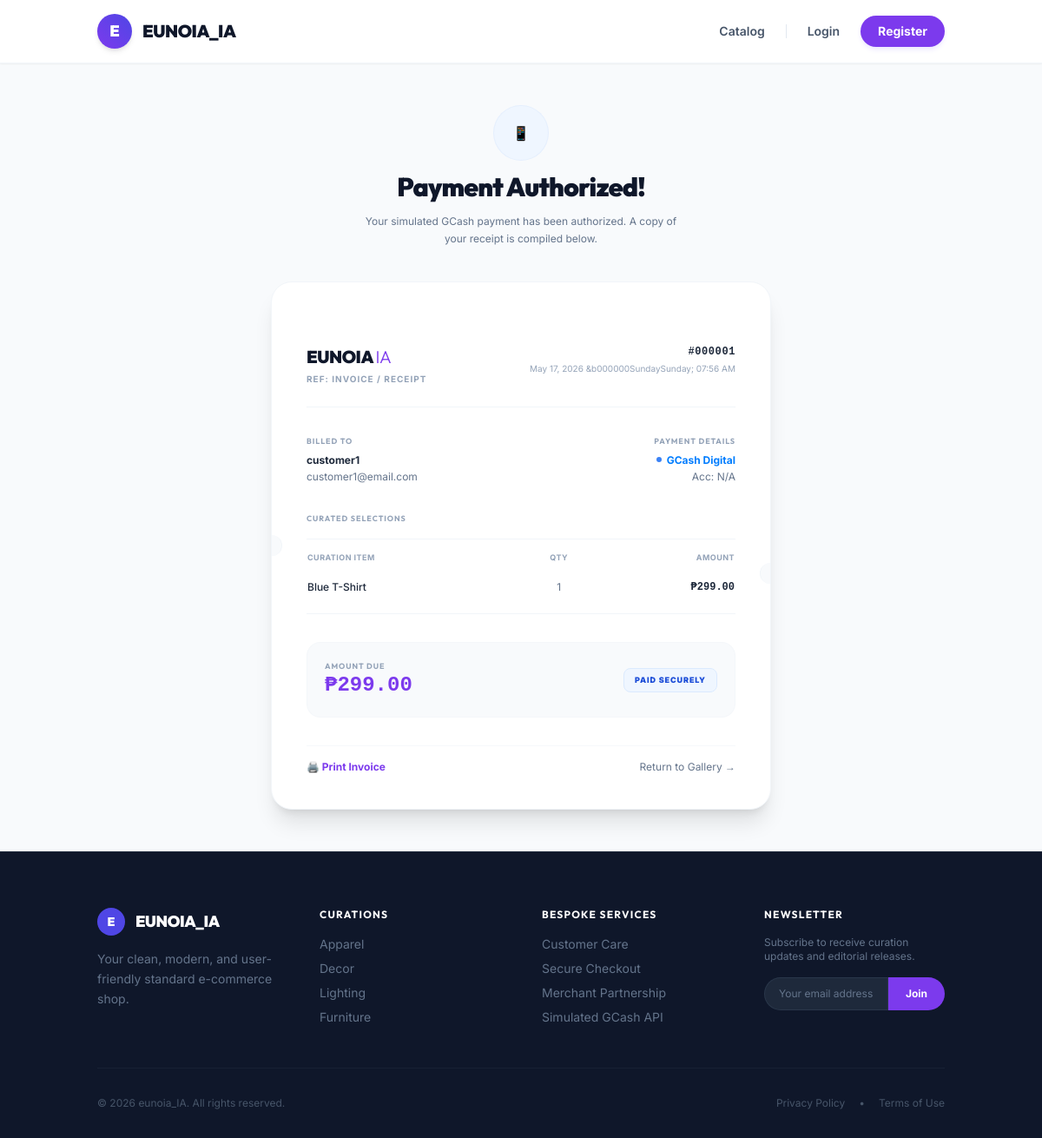
Page /receipt.php?id=1 on the committed database.
### tables this page shows
CREATE TABLE shop_settings (
    id INT PRIMARY KEY,
    shop_name VARCHAR(100),
    shop_description TEXT,
    shop_phone VARCHAR(20),
    shop_email VARCHAR(100),
    shop_logo VARCHAR(255)
);

CREATE TABLE orders (
    id INT AUTO_INCREMENT PRIMARY KEY,
    user_id INT,
    customer_name VARCHAR(100),
    gcash_number VARCHAR(20),
    total DECIMAL(10,2) NOT NULL,
    status VARCHAR(50) DEFAULT 'Pending',
    payment_method VARCHAR(20) DEFAULT 'GCash',
    delivery_address TEXT,
    created_at TIMESTAMP DEFAULT CURRENT_TIMESTAMP,
    FOREIGN KEY (user_id) REFERENCES users(id)
);

CREATE TABLE users (
    id INT AUTO_INCREMENT PRIMARY KEY,
    username VARCHAR(50) NOT NULL UNIQUE,
    password VARCHAR(255) NOT NULL,
    email VARCHAR(100) NOT NULL UNIQUE,
    role ENUM('customer','seller','admin') NOT NULL DEFAULT 'customer'
);

CREATE TABLE order_items (
    id INT AUTO_INCREMENT PRIMARY KEY,
    order_id INT,
    product_id INT,
    quantity INT NOT NULL,
    price DECIMAL(10,2) NOT NULL,
    FOREIGN KEY (order_id) REFERENCES orders(id) ON DELETE CASCADE,
    FOREIGN KEY (product_id) REFERENCES products(id) ON DELETE CASCADE
);

CREATE TABLE products (
    id INT AUTO_INCREMENT PRIMARY KEY,
    name VARCHAR(100) NOT NULL,
    description TEXT,
    price DECIMAL(10,2) NOT NULL,
    image VARCHAR(255),
    stock INT DEFAULT 0,
    category VARCHAR(50) DEFAULT 'General',
     
    available_colors VARCHAR(255) DEFAULT '',
    seller_id INT,
    FOREIGN KEY (seller_id) REFERENCES users(id)
);

### receipt.php (the view, shortened to what the rows shown need)
<?php
include 'config.php';
include 'header.php';
$order_id = $_GET['id'];
$stmt = $conn->prepare("SELECT o.*, u.username, u.email FROM orders o JOIN users u ON o.user_id = u.id WHERE o.id = ?");
$stmt->bind_param("i", $order_id);
$stmt->execute();
$order = $stmt->get_result()->fetch_assoc();
$paymentMethod = $order['payment_method'] ?? 'GCash';
?>
<div class="container mx-auto px-6 py-12 flex flex-col items-center justify-center">
    <div class="text-center space-y-3 mb-10 no-print animate-fade-in">
        <?php if ($paymentMethod === 'GCash'): ?>
            <h1 class="text-3xl font-heading font-black text-secondary-900 tracking-tight">Payment Authorized!</h1>
        <?php endif; ?>
    </div>
    <div class="print-container bg-white border border-slate-100 shadow-xl rounded-3xl overflow-hidden max-w-xl w-full p-8 md:p-10 space-y-8 hover:shadow-2xl transition-all duration-300 relative">
        <div class="flex justify-between items-start border-b border-slate-100 pb-6">
            <div class="text-right">
                <span class="text-xs font-bold text-slate-800 font-mono uppercase tracking-wider block">#<?php echo str_pad($order['id'], 6, "0", STR_PAD_LEFT); ?></span>
                <span class="text-[10px] text-slate-400 mt-1 block"><?php echo date('M d, Y &bull; h:i A', strtotime($order['created_at'])); ?></span>
            </div>
        </div>
        <div class="grid grid-cols-2 gap-6 text-xs leading-relaxed">
            <div>
                <h4 class="text-[9px] font-bold text-slate-400 uppercase tracking-widest mb-1.5 font-heading">Billed to</h4>
                <p class="font-bold text-slate-800 leading-tight"><?php echo htmlspecialchars($order['customer_name'] ?: $order['username']); ?></p>
                <p class="text-slate-500 mt-0.5"><?php echo htmlspecialchars($order['email']); ?></p>
            </div>
        </div>
        <div class="space-y-4">
            <div class="border-t border-b border-slate-100 py-3 space-y-3">
                <table class="w-full text-xs">
                    <thead>
                        <tr class="text-slate-400 font-bold uppercase tracking-wider text-[9px] text-left">
                            <th class="pb-2">Curation Item</th>
                            <th class="pb-2 text-center">Qty</th>
                            <th class="pb-2 text-right">Amount</th>
                        </tr>
                    </thead>
                    <tbody class="text-slate-700 divide-y divide-slate-100/50">
                        <?php
                        $stmt_items = $conn->prepare("SELECT oi.*, p.name FROM order_items oi JOIN products p ON oi.product_id = p.id WHERE oi.order_id = ?");
                        $stmt_items->bind_param("i", $order_id);
                        $stmt_items->execute();
                        $items = $stmt_items->get_result();
                        while ($item = $items->fetch_assoc()):
                            $subtotal = $item['price'] * $item['quantity'];
                        ?>
                        <tr class="hover:bg-slate-50/50 transition-colors">
                            <td class="py-2.5 font-medium text-slate-800 leading-tight"><?php echo htmlspecialchars($item['name']); ?></td>
                            <td class="py-2.5 text-center text-slate-500"><?php echo $item['quantity']; ?></td>
                            <td class="py-2.5 text-right font-mono font-bold text-slate-800">₱<?php echo number_format($subtotal, 2); ?></td>
                        </tr>
                        <?php endwhile; ?>
                    </tbody>
                </table>
            </div>
        </div>
        <div class="flex justify-between items-center bg-slate-50 p-5 rounded-2xl border border-slate-100/50">
            <div class="flex flex-col">
                <span class="text-[9px] font-bold text-slate-400 uppercase tracking-widest font-heading">Amount Due</span>
                <span class="text-2xl font-heading font-black text-primary-600 font-mono">₱<?php echo number_format($order['total'], 2); ?></span>
            </div>
        </div>
    </div>
</div>
<?php include 'footer.php'; ?>

### header.php (shortened to what the rows shown need)
<?php
$current_page = basename($_SERVER['PHP_SELF']);
$is_auth_page = ($current_page === 'login.php' || $current_page === 'register.php');
$is_seller_page = ($current_page === 'seller_dashboard.php' || $current_page === 'edit-product.php');
?>
<!DOCTYPE html>
<html lang="en" class="h-full">
<head>
    <script src="https://cdn.tailwindcss.com"></script>
</head>
<body class="bg-secondary-50 flex flex-col min-h-screen text-secondary-800">
    <?php
    $shop_logo_path = '';
    ?>
    <?php if ($is_auth_page): ?>
        <header class="bg-white/80 backdrop-blur-md border-b border-slate-100 sticky top-0 z-50">
            <div class="container mx-auto px-6 py-4 flex justify-between items-center">
                <a href="index.php" class="flex items-center gap-3 group">
                    <?php if ($shop_logo_path): ?>
                        <img src="<?php echo $shop_logo_path; ?>" alt="<?php echo htmlspecialchars($shop_settings['shop_name']); ?>" class="h-10 w-10 rounded-full object-cover shadow-md group-hover:scale-105 transition-transform duration-300">
                    <?php else: ?>
                        <div class="h-10 w-10 rounded-full bg-gradient-to-tr from-primary-600 to-indigo-600 flex items-center justify-center text-white font-heading font-black text-lg shadow-md shadow-primary-200 group-hover:scale-105 transition-transform duration-300">
                            <?php echo strtoupper(substr($shop_settings['shop_name'] ?? 'E', 0, 1)); ?>
                        </div>
                    <?php endif; ?>
                    <span class="text-xl font-heading font-black tracking-tight text-secondary-900 group-hover:text-primary-600 transition-colors uppercase">
                        <?php echo htmlspecialchars($shop_settings['shop_name'] ?? 'eunoia_IA'); ?>
                    </span>
                </a>
                <a href="index.php" class="flex items-center gap-1.5 text-sm font-medium text-slate-500 hover:text-primary-600 transition-colors">
                    <svg xmlns="http://www.w3.org/2000/svg" fill="none" viewBox="0 0 24 24" stroke-width="2" stroke="currentColor" class="w-4 h-4">
                        <path stroke-linecap="round" stroke-linejoin="round" d="M15.75 19.5L8.25 12l7.5-7.5" />
                    </svg>
                    Back to Store
                </a>
            </div>
        </header>
    <?php else: ?>
        <header class="bg-white/90 backdrop-blur-md sticky top-0 z-50 shadow-sm border-b border-slate-100">
            <div class="container mx-auto px-6 py-4 flex justify-between items-center gap-4">
                <a href="index.php" class="flex items-center gap-3 group shrink-0">
                    <?php if ($shop_logo_path): ?>
                        <img src="<?php echo $shop_logo_path; ?>" alt="<?php echo htmlspecialchars($shop_settings['shop_name']); ?>" class="h-10 w-10 rounded-full object-cover shadow-md group-hover:scale-105 transition-transform duration-300">
                    <?php else: ?>
                        <div class="h-10 w-10 rounded-full bg-gradient-to-tr from-primary-600 to-indigo-600 flex items-center justify-center text-white font-heading font-black text-lg shadow-md shadow-primary-200 group-hover:scale-105 transition-transform duration-300">
                            <?php echo strtoupper(substr($shop_settings['shop_name'] ?? 'E', 0, 1)); ?>
                        </div>
                    <?php endif; ?>
                    <span class="text-xl font-heading font-black tracking-tight text-secondary-900 group-hover:text-primary-600 transition-colors uppercase">
                        <?php echo htmlspecialchars($shop_settings['shop_name'] ?? 'eunoia_IA'); ?>
                    </span>
                </a>
                <nav class="flex items-center gap-6 shrink-0">
                    <a href="index.php" class="text-sm font-semibold text-slate-600 hover:text-primary-600 transition-colors">Catalog</a>
                    <?php if (isset($_SESSION['role'])): ?>
                        <?php if ($_SESSION['role'] === 'customer'): ?>
                            <a href="orders.php" class="text-sm font-semibold text-slate-600 hover:text-primary-600 transition-colors">My Purchases</a>
                            <a href="cart.php" id="cartIconLink" class="relative group p-2 text-slate-600 hover:text-primary-600 transition-all rounded-full hover:bg-slate-50">
                                <svg xmlns="http://www.w3.org/2000/svg" fill="none" viewBox="0 0 24 24" stroke-width="2" stroke="currentColor" class="w-6 h-6">
                                    <path stroke-linecap="round" stroke-linejoin="round" d="M15.75 10.5V6a3.75 3.75 0 10-7.5 0v4.5m11.356-1.993l1.263 12c.07.665-.45 1.243-1.119 1.243H4.25a1.125 1.125 0 01-1.12-1.243l1.264-12A1.125 1.125 0 015.513 7.5h12.974c.576 0 1.059.435 1.119 1.007zM8.625 10.5a.375.375 0 11-.75 0 .375.375 0 01.75 0zm7.5 0a.375.375 0 11-.75 0 .375.375 0 01.75 0z" />
                                </svg>
                                <span id="cartBadgeCount" class="absolute -top-1 -right-1 bg-primary-600 text-white font-heading font-black text-[10px] w-5 h-5 rounded-full flex items-center justify-center border-2 border-white scale-0 transition-transform duration-300">0</span>
                            </a>
                        <?php endif; ?>
                        <div class="h-4 w-px bg-slate-200"></div>
                        <div class="flex items-center gap-4">
                            <span class="text-xs font-semibold text-slate-500 hidden sm:inline">Hi, <span class="text-slate-800 font-bold"><?php echo htmlspecialchars($_SESSION['username']); ?></span></span>
                            <a href="logout.php" class="bg-rose-50 hover:bg-rose-500 text-rose-600 hover:text-white px-3.5 py-1.5 rounded-full text-xs font-bold transition-all duration-300">
                                Logout
                            </a>
                        </div>
                    <?php else: ?>
                        <a href="login.php" class="text-sm font-semibold text-slate-600 hover:text-primary-600 transition-colors">Login</a>
                        <a href="register.php" class="bg-primary-600 hover:bg-primary-700 text-white px-5 py-2 rounded-full text-sm font-bold shadow-md shadow-primary-100 hover:scale-[1.02] transition-all duration-300">
                            Register
                        </a>
                    <?php endif; ?>
                </nav>
            </div>
        </header>
    <?php endif; ?>
    <main class="flex-grow">

### footer.php (shortened to what the rows shown need)
    </main>
    <footer class="bg-secondary-900 text-slate-400 pt-16 pb-8 border-t border-slate-800">
        <div class="container mx-auto px-6">
            <div class="grid grid-cols-1 md:grid-cols-4 gap-12 mb-12">
                <div class="space-y-4">
                    <div class="flex items-center gap-3">
                        <?php
                        $shop_logo_path = '';
                        if ($shop_logo_path): ?>
                            <img src="<?php echo $shop_logo_path; ?>" alt="<?php echo htmlspecialchars($shop_settings['shop_name']); ?>" class="h-8 max-w-[120px] object-contain">
                        <?php else: ?>
                            <div class="h-8 w-8 rounded-full bg-indigo-600 flex items-center justify-center text-white font-heading font-black text-sm">
                                <?php echo strtoupper(substr($shop_settings['shop_name'] ?? 'E', 0, 1)); ?>
                            </div>
                            <span class="text-lg font-heading font-black tracking-tight text-white uppercase"><?php echo htmlspecialchars($shop_settings['shop_name'] ?? 'eunoia_IA'); ?></span>
                        <?php endif; ?>
                    </div>
                    <p class="text-sm text-slate-500 leading-relaxed">
                        <?php echo htmlspecialchars($shop_settings['shop_description'] ?? 'Your clean, modern, and user-friendly standard e-commerce shop.'); ?>
                    </p>
                </div>
            </div>
            <div class="border-t border-slate-800/60 pt-8 flex flex-col sm:flex-row justify-between items-center gap-4">
                <p class="text-xs text-slate-600">
                    &copy; <?php echo date("Y"); ?> <?php echo htmlspecialchars($shop_settings['shop_name'] ?? 'eunoia_IA'); ?>. All rights reserved.
                </p>
                <div class="flex gap-4 text-xs text-slate-600">
                    <a href="#" class="hover:text-slate-400">Privacy Policy</a>
                    <span>&bull;</span>
                    <a href="#" class="hover:text-slate-400">Terms of Use</a>
                </div>
            </div>
        </div>
    </footer>
</body>
</html>

### rows in the picture
shop_settings: shop_name "E", shop_name "EUNOIA_IA", shop_description "Your clean, modern, and user-friendly standard e-commerce shop.", shop_name "eunoia_IA"
orders: id "000001", created_at "May 17, 2026 &b000000SundaySunday; 07:56 AM", user.username "customer1", user.email "customer1@email.com", total "299.00"
order_items: product.name "Blue T-Shirt", quantity "1", price "299.00"

### other values in the picture
$maskedPhone "N/A"
